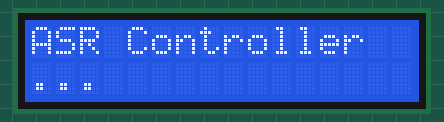
Recording of a sketch running on a simulated Arduino Uno, built with avr-gcc and run on an emulated ATmega328P. Shown: 16×2 character LCD. WiFi joins after 1.5 s; servers stay silent unless stated; uploads are accepted with an empty reply; what the sketch prints to the serial monitor is not drawn. At 3.0 s the program stops and its outputs stay as they are.

Above: at 0.1 s.
At 2.9 s:
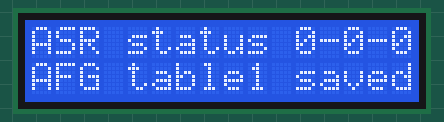

The sketch:

ASR-Controller.ino
```cpp
/* Laurent Pitoiset 2015

 ASR controller
 display latest application messages from ASR application

 needed: arduino uno / ethernet shield / lcd display

 lcd wiring
 */

// include

#include <LiquidCrystal.h>
#include <SPI.h>
#include <Ethernet.h>
// initialize

int lcdDisplay  = 1; // 1 for 2*16 lcd display
boolean proxyRouting = true; // true for proxy
String reply = "";  // returned by web server

byte mac[] = {
  0xDE, 0xAD, 0xBE, 0xEF, 0xFE, 0xED };
char server[] = "proxy.unhcr.local";    //

// Set the static IP address to use if the DHCP fails to assign
IPAddress ip(192,168,0,177);

// Initialize the Ethernet client library
EthernetClient client;


// initialize the library with the numbers of the interface pins
LiquidCrystal lcd(9, 8, 5, 4, 3, 2);

void setup() {
  // set up the lcd display
  // set up the number of columns and rows on the LCD
  lcd.begin(16, 2);
  // Print a message to the LCD.
  lcd.print("ASR Controller");
  // set the cursor to column 0, line 1
  // line 1 is the second row, since counting begins with 0
  lcd.setCursor(0, 1);
  // print to the second line
  lcd.print("...");
  // Open serial communications and wait for port to open:
  Serial.begin(9600);
  while (!Serial) {
    ; // wait for serial port to connect. Needed for Leonardo only
  }

  // start the Ethernet connection:
  if (Ethernet.begin(mac) == 0) {
    Serial.println("Failed to configure Ethernet using DHCP");
    // no point in carrying on, so do nothing forevermore:
    // try to congifure using IP address instead of DHCP:
    Ethernet.begin(mac, ip);
  }
  // give the Ethernet shield a second to initialize:
  delay(1000);
  Serial.println("connecting...");
  lcd.setCursor(0, 1);
  lcd.print("connecting");

  // if you get a connection, report back via serial:
  if (client.connect(server, 8080)) {
    Serial.println("connected");
    lcd.setCursor(0, 1);
    lcd.print("connected");
    // Make a HTTP request:
    client.println("GET http://popdata.unhcr.org/ HTTP/1.0");
    client.println("Connection: close");
    lcd.setCursor(0, 1);
    lcd.print("connection closed");
    client.println();
  }
  else {
    // kf you didn't get a connection to the server:
    Serial.println("connection failed");
    lcd.setCursor(0, 1);
    lcd.print("connection failed");
  }
}


// loop
void loop() {

  // if there are incoming bytes available
  // from the server, read them and print them:
  if (client.available()) {
    char c = client.read();
    Serial.print(c);
    reply = String(reply + c);
  }

  // if the server's disconnected, stop the client:
  if (!client.connected()) {
    Serial.println();
    Serial.println("disconnecting.");
    client.stop();

    // do nothing forevermore:
    lcd.clear();
    // lcd.print(reply);
    lcd.setCursor(0,0);
    lcd.print("ASR status 0-0-0");
    lcd.setCursor(0,1);
    lcd.print("AFG table1 saved");
    while(true);
  }
}
```
